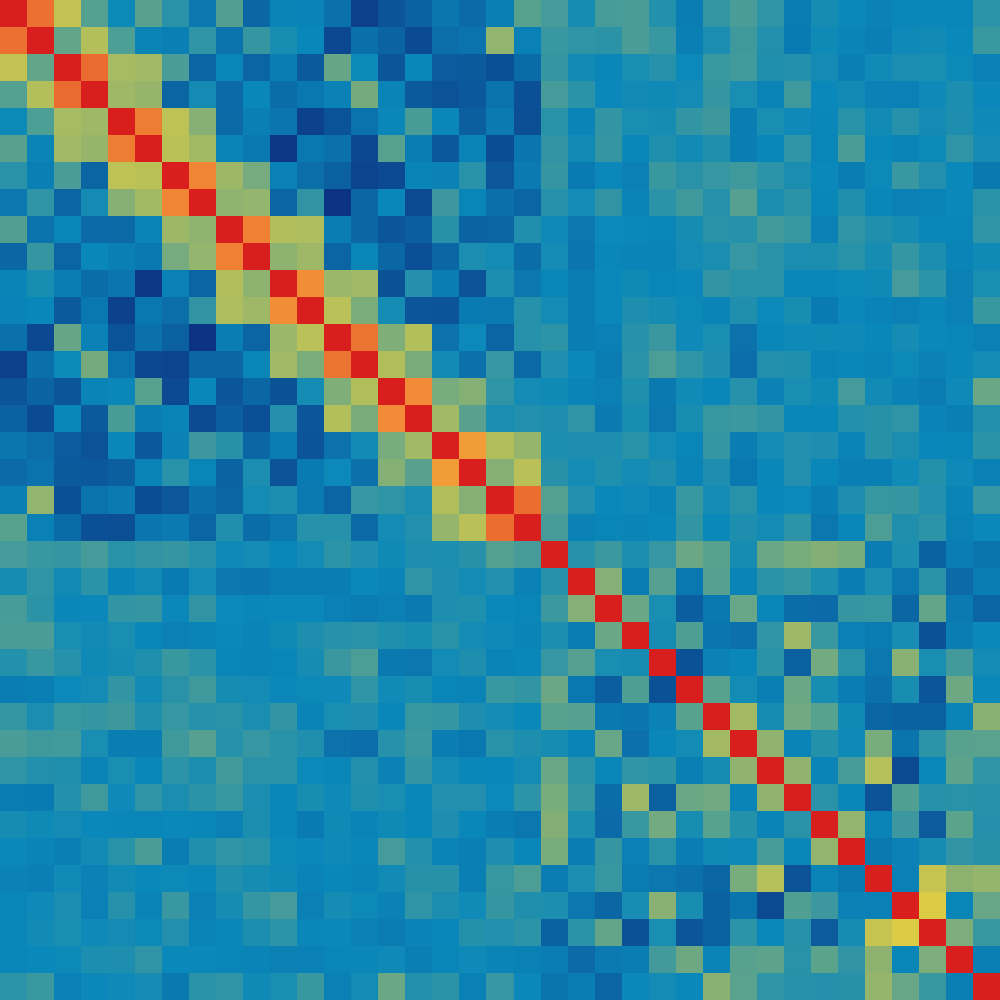

The code cell stored with this chart in its notebook:
### Code cell
import plotly.express as px

embedding = model.module.position_embedding(torch.arange(block_size)).detach().numpy()

similarity = []

for x in embedding:
    row = []
    for y in embedding:
        row.append(np.dot(x, y)/(np.linalg.norm(x)*np.linalg.norm(y)))
    similarity.append(row)

figure = px.imshow(
    similarity,
    title=f"{MODELNAME} position embedding similarity matrix",
    color_continuous_scale="portland"
)

hide_ui = True

if hide_ui:
    figure.update_layout(coloraxis_showscale=False)
    figure.update_xaxes(showticklabels=False)
    figure.update_yaxes(showticklabels=False)
    figure.update_layout(
        title="",
        autosize=False,
        margin=dict(
            l=0,
            r=0,
            b=0,
            t=0,
            pad=0
        ),
        width=1000,
        height=1000
    )

figure

### Figure 1 — Plotly figure (JSON) as saved in the notebook; plotly's stock layout.template omitted (floating-point values rounded to 4 significant figures; data arrays with more than 128 entries replaced by an {"elided": "..."} marker saying what was removed)
{"data": [{"coloraxis": "coloraxis", "hovertemplate": "x: %{x}<br>y: %{y}<br>color: %{z}<extra></extra>", "name": "0", "type": "heatmap", "xaxis": "x", "yaxis": "y", "z": {"elided": "37x37 float values"}}], "layout": {"autosize": false, "coloraxis": {"colorscale": [[0, "rgb(12,51,131)"], [0.25, "rgb(10,136,186)"], [0.5, "rgb(242,211,56)"], [0.75, "rgb(242,143,56)"], [1, "rgb(217,30,30)"]], "showscale": false}, "height": 1000, "margin": {"b": 0, "l": 0, "pad": 0, "r": 0, "t": 0}, "title": {"text": ""}, "width": 1000, "xaxis": {"anchor": "y", "constrain": "domain", "domain": [0, 1], "scaleanchor": "y", "showticklabels": false}, "yaxis": {"anchor": "x", "autorange": "reversed", "constrain": "domain", "domain": [0, 1], "showticklabels": false}}}
